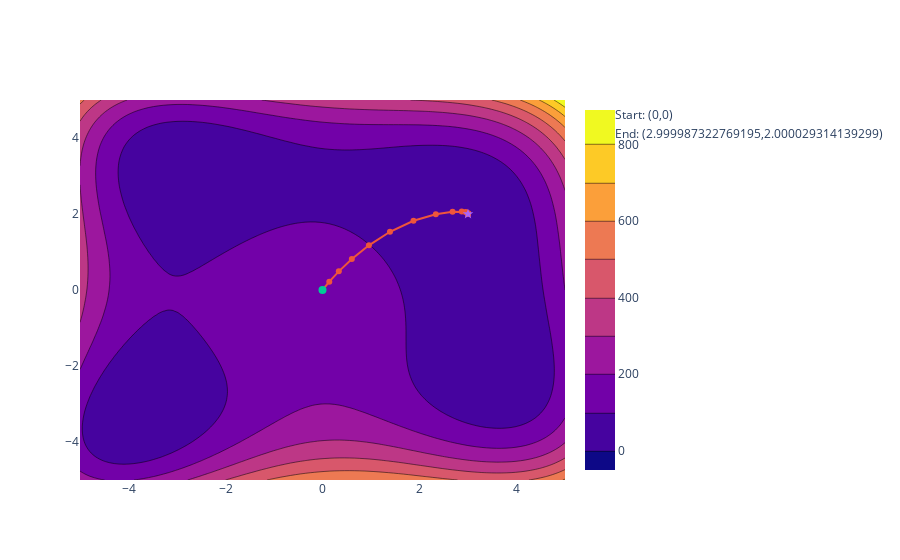

Here is the notebook cell this chart was saved with:
### Code cell
# Definieer functie
f = lambda x, y: (x**2 + y - 11)**2 + (x + y**2 - 7)**2

# Maak een meshgrid van x en y waarden
x = np.linspace(-5, 5, 100)
y = np.linspace(-5, 5, 100)
X, Y = np.meshgrid(x, y)

# Bereken bijbehorende z waarden
z = f(X, Y)

x_array, y_array = gradient_descent_2d_multi(dx, dy, 0, 0)

#maak contourplot
fig = go.Figure(data=go.Contour(z=z,x = x,y=y))

# Add line for the path
fig.add_trace(
        go.Scatter(
                x=x_array,
                y=y_array,
                mode='lines+markers',
                showlegend=False
))

# Add marker for the starting point
fig.add_trace(
        go.Scatter(
                x=[x_array[0]],
                y=[y_array[0]],
                mode='markers',
                marker=dict(size=8, symbol='circle'),
                name=f'Start: ({x_array[0]},{y_array[0]})'
))

# Add marker for the end point
fig.add_trace(
        go.Scatter(
                x=[x_array[-1]],
                y=[y_array[-1]],
                mode='markers',
                marker=dict(size=8, symbol='star'),
                name=f'End: ({x_array[-1]},{y_array[-1]})'
))

fig.show()

### Figure 1 — Plotly figure (JSON) as saved in the notebook; plotly's stock layout.template omitted (floating-point values rounded to 4 significant figures; data arrays with more than 128 entries replaced by an {"elided": "..."} marker saying what was removed)
{"data": [{"type": "contour", "x": [-5.0, -4.899, -4.798, -4.697, -4.596, -4.495, -4.394, -4.293, -4.192, -4.091, -3.99, -3.889, -3.788, -3.687, -3.586, -3.485, -3.384, -3.283, -3.182, -3.081, -2.98, -2.879, -2.778, -2.677, -2.576, -2.475, -2.374, -2.273, -2.172, -2.071, -1.97, -1.869, -1.768, -1.667, -1.566, -1.465, -1.364, -1.263, -1.162, -1.061, -0.9596, -0.8586, -0.7576, -0.6566, -0.5556, -0.4545, -0.3535, -0.2525, -0.1515, -0.05051, 0.05051, 0.1515, 0.2525, 0.3535, 0.4545, 0.5556, 0.6566, 0.7576, 0.8586, 0.9596, 1.061, 1.162, 1.263, 1.364, 1.465, 1.566, 1.667, 1.768, 1.869, 1.97, 2.071, 2.172, 2.273, 2.374, 2.475, 2.576, 2.677, 2.778, 2.879, 2.98, 3.081, 3.182, 3.283, 3.384, 3.485, 3.586, 3.687, 3.788, 3.889, 3.99, 4.091, 4.192, 4.293, 4.394, 4.495, 4.596, 4.697, 4.798, 4.899, 5.0], "y": [-5.0, -4.899, -4.798, -4.697, -4.596, -4.495, -4.394, -4.293, -4.192, -4.091, -3.99, -3.889, -3.788, -3.687, -3.586, -3.485, -3.384, -3.283, -3.182, -3.081, -2.98, -2.879, -2.778, -2.677, -2.576, -2.475, -2.374, -2.273, -2.172, -2.071, -1.97, -1.869, -1.768, -1.667, -1.566, -1.465, -1.364, -1.263, -1.162, -1.061, -0.9596, -0.8586, -0.7576, -0.6566, -0.5556, -0.4545, -0.3535, -0.2525, -0.1515, -0.05051, 0.05051, 0.1515, 0.2525, 0.3535, 0.4545, 0.5556, 0.6566, 0.7576, 0.8586, 0.9596, 1.061, 1.162, 1.263, 1.364, 1.465, 1.566, 1.667, 1.768, 1.869, 1.97, 2.071, 2.172, 2.273, 2.374, 2.475, 2.576, 2.677, 2.778, 2.879, 2.98, 3.081, 3.182, 3.283, 3.384, 3.485, 3.586, 3.687, 3.788, 3.889, 3.99, 4.091, 4.192, 4.293, 4.394, 4.495, 4.596, 4.697, 4.798, 4.899, 5.0], "z": {"elided": "100x100 float values"}}, {"mode": "lines+markers", "showlegend": false, "type": "scatter", "x": [0, 0.14, 0.3365, 0.6049, 0.9571, 1.391, 1.876, 2.337, 2.682, 2.871, 2.948, 2.976, 2.986, 2.991, 2.994, 2.995, 2.997, 2.998, 2.998, 2.999, 2.999, 2.999, 3.0, 3.0, 3.0, 3.0, 3.0, 3.0, 3.0, 3.0, 3.0, 3.0, 3.0, 3.0], "y": [0, 0.2196, 0.4911, 0.8148, 1.176, 1.532, 1.821, 1.994, 2.057, 2.063, 2.051, 2.038, 2.028, 2.02, 2.014, 2.01, 2.007, 2.005, 2.004, 2.003, 2.002, 2.001, 2.001, 2.001, 2.001, 2.0, 2.0, 2.0, 2.0, 2.0, 2.0, 2.0, 2.0, 2.0]}, {"marker": {"size": 8, "symbol": "circle"}, "mode": "markers", "name": "Start: (0,0)", "type": "scatter", "x": [0], "y": [0]}, {"marker": {"size": 8, "symbol": "star"}, "mode": "markers", "name": "End: (2.999987322769195,2.000029314139299)", "type": "scatter", "x": [3.0], "y": [2.0]}], "layout": {}}
